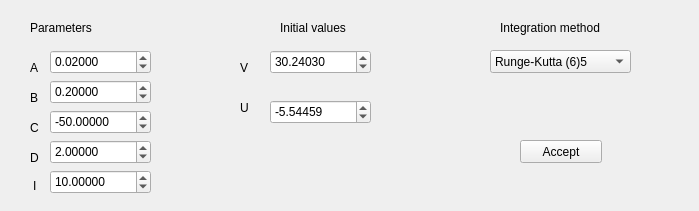
<?xml version="1.0" encoding="UTF-8"?>
<ui version="4.0">
 <class>NM_Izhikevich</class>
 <widget class="QWidget" name="NM_Izhikevich">
  <property name="geometry">
   <rect>
    <x>0</x>
    <y>0</y>
    <width>699</width>
    <height>211</height>
   </rect>
  </property>
  <property name="windowTitle">
   <string>Form</string>
  </property>
  <widget class="QLabel" name="label">
   <property name="geometry">
    <rect>
     <x>30</x>
     <y>20</y>
     <width>81</width>
     <height>16</height>
    </rect>
   </property>
   <property name="text">
    <string>Parameters</string>
   </property>
  </widget>
  <widget class="QLabel" name="label_2">
   <property name="geometry">
    <rect>
     <x>280</x>
     <y>20</y>
     <width>91</width>
     <height>16</height>
    </rect>
   </property>
   <property name="text">
    <string>Initial values</string>
   </property>
  </widget>
  <widget class="QLabel" name="label_3">
   <property name="geometry">
    <rect>
     <x>500</x>
     <y>20</y>
     <width>141</width>
     <height>16</height>
    </rect>
   </property>
   <property name="text">
    <string>Integration method</string>
   </property>
  </widget>
  <widget class="QLabel" name="label_4">
   <property name="geometry">
    <rect>
     <x>30</x>
     <y>60</y>
     <width>61</width>
     <height>15</height>
    </rect>
   </property>
   <property name="text">
    <string>A</string>
   </property>
  </widget>
  <widget class="QLabel" name="label_5">
   <property name="geometry">
    <rect>
     <x>30</x>
     <y>90</y>
     <width>61</width>
     <height>15</height>
    </rect>
   </property>
   <property name="text">
    <string>B</string>
   </property>
  </widget>
  <widget class="QLabel" name="label_6">
   <property name="geometry">
    <rect>
     <x>30</x>
     <y>120</y>
     <width>61</width>
     <height>15</height>
    </rect>
   </property>
   <property name="text">
    <string>C</string>
   </property>
  </widget>
  <widget class="QLabel" name="label_7">
   <property name="geometry">
    <rect>
     <x>30</x>
     <y>150</y>
     <width>61</width>
     <height>15</height>
    </rect>
   </property>
   <property name="text">
    <string>D</string>
   </property>
  </widget>
  <widget class="QLabel" name="label_8">
   <property name="geometry">
    <rect>
     <x>240</x>
     <y>60</y>
     <width>61</width>
     <height>15</height>
    </rect>
   </property>
   <property name="text">
    <string>V</string>
   </property>
  </widget>
  <widget class="QLabel" name="label_9">
   <property name="geometry">
    <rect>
     <x>240</x>
     <y>100</y>
     <width>61</width>
     <height>15</height>
    </rect>
   </property>
   <property name="text">
    <string>U</string>
   </property>
  </widget>
  <widget class="QDoubleSpinBox" name="doubleIzA">
   <property name="geometry">
    <rect>
     <x>50</x>
     <y>50</y>
     <width>101</width>
     <height>24</height>
    </rect>
   </property>
   <property name="decimals">
    <number>5</number>
   </property>
   <property name="minimum">
    <double>-99.000000000000000</double>
   </property>
   <property name="singleStep">
    <double>0.010000000000000</double>
   </property>
   <property name="value">
    <double>0.020000000000000</double>
   </property>
  </widget>
  <widget class="QDoubleSpinBox" name="doubleIzB">
   <property name="geometry">
    <rect>
     <x>50</x>
     <y>80</y>
     <width>101</width>
     <height>24</height>
    </rect>
   </property>
   <property name="decimals">
    <number>5</number>
   </property>
   <property name="minimum">
    <double>-99.000000000000000</double>
   </property>
   <property name="singleStep">
    <double>0.010000000000000</double>
   </property>
   <property name="value">
    <double>0.200000000000000</double>
   </property>
  </widget>
  <widget class="QDoubleSpinBox" name="doubleIzC">
   <property name="geometry">
    <rect>
     <x>50</x>
     <y>110</y>
     <width>101</width>
     <height>24</height>
    </rect>
   </property>
   <property name="decimals">
    <number>5</number>
   </property>
   <property name="minimum">
    <double>-99.000000000000000</double>
   </property>
   <property name="singleStep">
    <double>0.010000000000000</double>
   </property>
   <property name="value">
    <double>-50.000000000000000</double>
   </property>
  </widget>
  <widget class="QDoubleSpinBox" name="doubleIzD">
   <property name="geometry">
    <rect>
     <x>50</x>
     <y>140</y>
     <width>101</width>
     <height>24</height>
    </rect>
   </property>
   <property name="decimals">
    <number>5</number>
   </property>
   <property name="minimum">
    <double>-99.000000000000000</double>
   </property>
   <property name="singleStep">
    <double>0.010000000000000</double>
   </property>
   <property name="value">
    <double>2.000000000000000</double>
   </property>
  </widget>
  <widget class="QDoubleSpinBox" name="doubleIzVIni">
   <property name="geometry">
    <rect>
     <x>270</x>
     <y>50</y>
     <width>101</width>
     <height>24</height>
    </rect>
   </property>
   <property name="decimals">
    <number>5</number>
   </property>
   <property name="minimum">
    <double>-99.000000000000000</double>
   </property>
   <property name="singleStep">
    <double>0.010000000000000</double>
   </property>
   <property name="value">
    <double>30.240300000000001</double>
   </property>
  </widget>
  <widget class="QDoubleSpinBox" name="doubleIzUIni">
   <property name="geometry">
    <rect>
     <x>270</x>
     <y>100</y>
     <width>101</width>
     <height>24</height>
    </rect>
   </property>
   <property name="decimals">
    <number>5</number>
   </property>
   <property name="minimum">
    <double>-99.000000000000000</double>
   </property>
   <property name="singleStep">
    <double>0.010000000000000</double>
   </property>
   <property name="value">
    <double>-5.544590000000000</double>
   </property>
  </widget>
  <widget class="QComboBox" name="comboBoxIntegration">
   <property name="geometry">
    <rect>
     <x>490</x>
     <y>50</y>
     <width>141</width>
     <height>23</height>
    </rect>
   </property>
   <property name="currentIndex">
    <number>3</number>
   </property>
   <item>
    <property name="text">
     <string>Euler</string>
    </property>
   </item>
   <item>
    <property name="text">
     <string>Heun</string>
    </property>
   </item>
   <item>
    <property name="text">
     <string>Runge-Kutta 4</string>
    </property>
   </item>
   <item>
    <property name="text">
     <string>Runge-Kutta (6)5</string>
    </property>
   </item>
  </widget>
  <widget class="QPushButton" name="pushButton_accept">
   <property name="geometry">
    <rect>
     <x>520</x>
     <y>140</y>
     <width>82</width>
     <height>23</height>
    </rect>
   </property>
   <property name="text">
    <string>Accept</string>
   </property>
  </widget>
  <widget class="QDoubleSpinBox" name="doubleIzI">
   <property name="geometry">
    <rect>
     <x>50</x>
     <y>170</y>
     <width>101</width>
     <height>24</height>
    </rect>
   </property>
   <property name="decimals">
    <number>5</number>
   </property>
   <property name="minimum">
    <double>-99.000000000000000</double>
   </property>
   <property name="singleStep">
    <double>0.010000000000000</double>
   </property>
   <property name="value">
    <double>10.000000000000000</double>
   </property>
  </widget>
  <widget class="QLabel" name="label_10">
   <property name="geometry">
    <rect>
     <x>33</x>
     <y>178</y>
     <width>61</width>
     <height>15</height>
    </rect>
   </property>
   <property name="text">
    <string>I</string>
   </property>
  </widget>
 </widget>
 <resources/>
 <connections/>
</ui>
